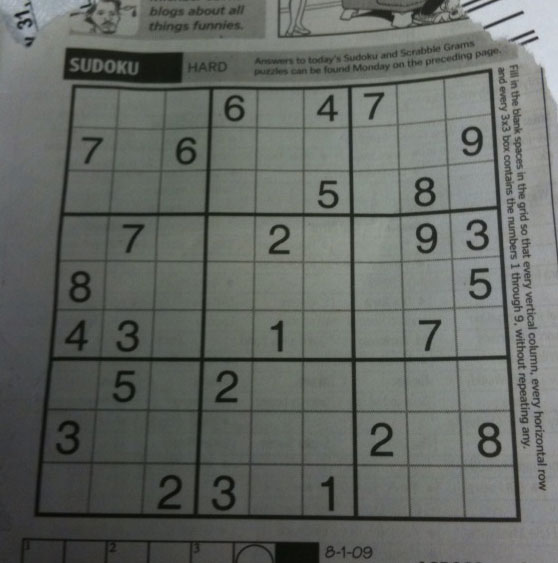
#> input picture vision_processing/sudoku.png, 558 x 563 px
$ python chapter30_probabilistic_Hough_line_transfoem.py
#> lines starting #> are read from the running program, lines starting #| are printed output that depends on the picture; after the words box and inside, x2 and y2 are one past the last pixel; in counts of white or black regions, pixels touching at a corner belong together
import cv2
import numpy as np
img = cv2.imread("sudoku.png")
#> img is the input picture: shape (563, 558, 3); mean B, G, R 99.5, 104.1, 100
gray = cv2.cvtColor(img,cv2.COLOR_BGR2GRAY)
edges = cv2.Canny(gray,20,100,apertureSize=3)
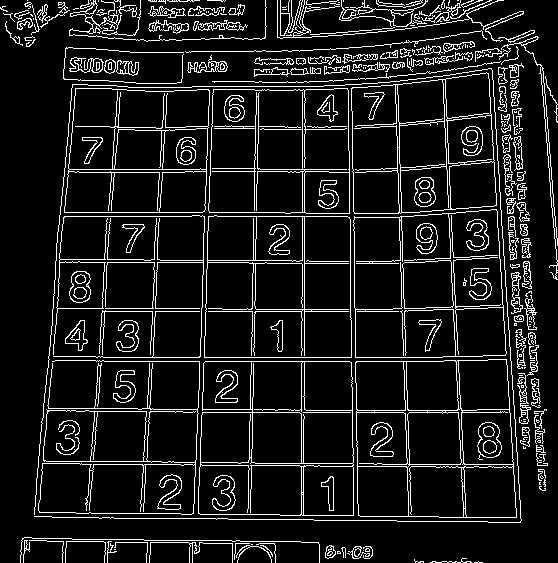
#> edges: shape (563, 558); 10.3% white in thin lines or dots
cv2.imshow('edge',edges)
lines = cv2.HoughLinesP(edges,1,np.pi / 180,100,minLineLength=100,maxLineGap=10)
#> lines = 93 rows, first 6: [96, 357, 442, 357], [175, 412, 543, 412], [201, 436, 206, 282], [254, 169, 384, 169], [195, 476, 200, 338], [102, 311, 407, 311]
for line in lines:
    x1,y1,x2,y2 = line[0]
    cv2.line(img,(x1,y1),(x2,y2),(0,0,255,),2)
#> this loop made 93 passes
#> (x1, y1, x2, y2) on passes 1 to 12: (96, 357, 442, 357), (175, 412, 543, 412), (201, 436, 206, 282), (254, 169, 384, 169), (195, 476, 200, 338), (102, 311, 407, 311), (304, 418, 304, 50), (356, 398, 358, 520), (61, 205, 75, 48), (59, 216, 354, 216), (96, 361, 443, 361), (402, 247, 411, 521)
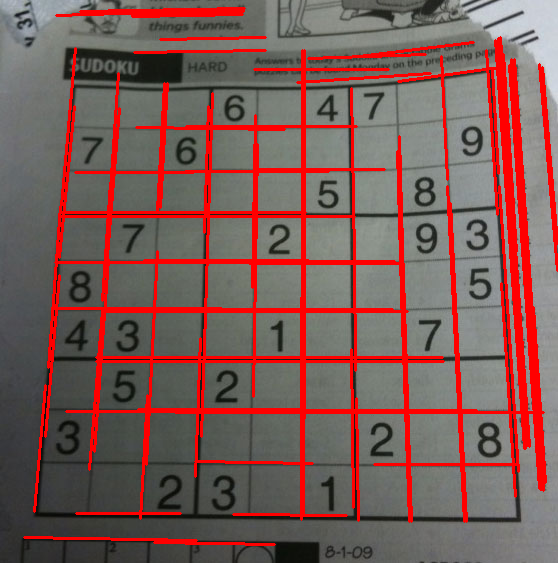
#> img: shape (563, 558, 3); 14.17% of pixels changed, all inside (x1, y1, x2, y2) = (23, 7, 558, 546)


cv2.imshow('image',img)
cv2.waitKey(0)
cv2.destroyAllWindows()

$ run again, with vision_processing/salt-and-pepper_noise.png copied over vision_processing/sudoku.png
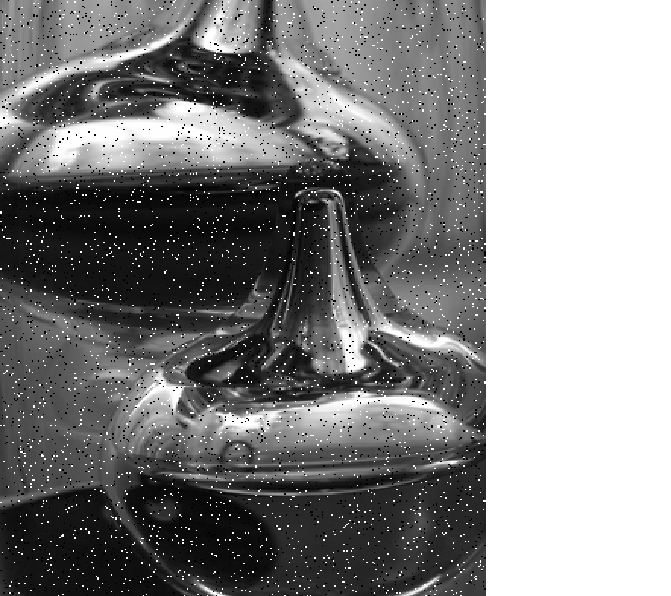
#> input picture vision_processing/salt-and-pepper_noise.png, 671 x 596 px
#> img is the input picture: shape (596, 671, 3); min 0, max 255, mean 133.2
#> `edges = cv2.Canny(gray,20,100,apertureSize=3)`:
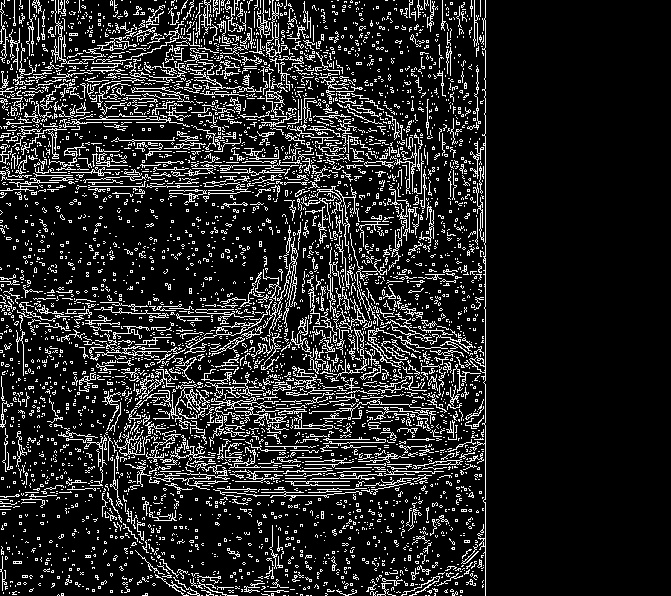
#> edges: shape (596, 671); 14.2% white in thin lines or dots, all inside (x1, y1, x2, y2) = (0, 0, 486, 596)
#> lines = 162 rows, first 6: [485, 595, 485, 0], [193, 165, 421, 165], [217, 305, 399, 487], [2, 79, 126, 203], [20, 2, 211, 193], [206, 471, 326, 471]
#> the loop `for line in lines:` made 162 passes
#> after the loop `for line in lines:`:
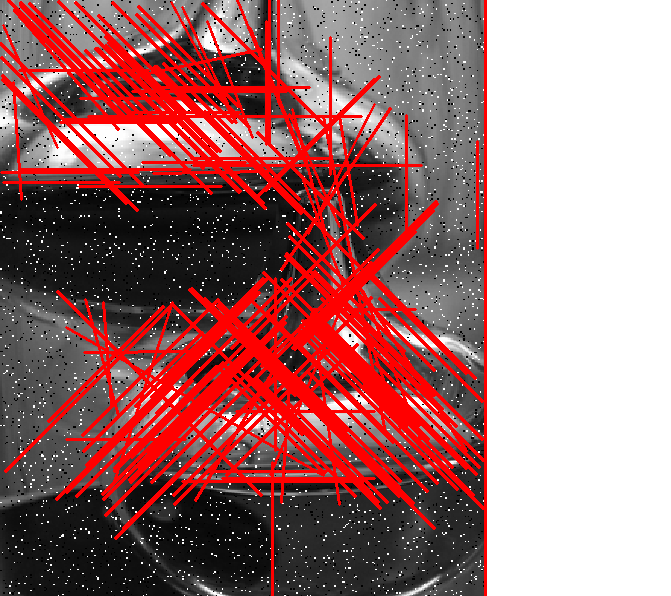
#> img: shape (596, 671, 3); 18.94% of pixels changed, all inside (x1, y1, x2, y2) = (0, 0, 487, 596)
